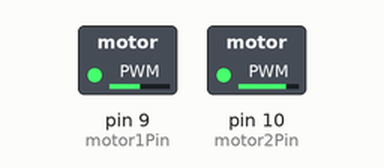
Simulated run of this sketch. Board: Arduino Uno, built with avr-gcc and run on an emulated ATmega328P. Shown: switched loads named in the sketch (green lamp = pin HIGH).

Above: at 0.1 s.
Timing chart, 0 to 1.6 s (numbered marks = the images above):
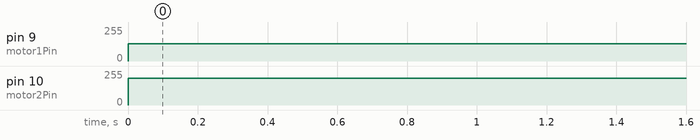

Measured:
- by itself, pin 9 (motor1Pin): 0/255 → 128/255 at 0.00 s
- by itself, pin 10 (motor2Pin): 0/255 → 200/255 at 0.00 s

The sketch:

Controlling_DCMotors.ino
```cpp
#define motor1Pin 9  // Change to the pin connected to the first motor's transistor base
#define motor2Pin 10 // Change to the pin connected to the second motor's transistor base

int motor1Speed = 0; // Variable to store motor 1 speed
int motor2Speed = 0; // Variable to store motor 2 speed

void setup() {
  pinMode(motor1Pin, OUTPUT);
  pinMode(motor2Pin, OUTPUT);
}

void loop() {
  // Set motor speeds (0-255)
  motor1Speed = 128; // Adjust as needed
  motor2Speed = 200; // Adjust as needed

  // Apply PWM to control motor speeds
  analogWrite(motor1Pin, motor1Speed);
  analogWrite(motor2Pin, motor2Speed);
}
```
